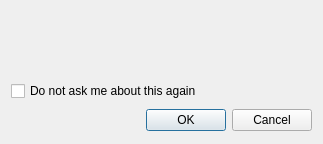
<ui version="4.0" >
 <class>GV_OneTimeDialog</class>
 <widget class="QDialog" name="GV_OneTimeDialog" >
  <property name="geometry" >
   <rect>
    <x>0</x>
    <y>0</y>
    <width>323</width>
    <height>144</height>
   </rect>
  </property>
  <property name="sizePolicy" >
   <sizepolicy vsizetype="MinimumExpanding" hsizetype="Preferred" >
    <horstretch>0</horstretch>
    <verstretch>0</verstretch>
   </sizepolicy>
  </property>
  <property name="windowTitle" >
   <string>Warning</string>
  </property>
  <property name="windowIcon" >
   <iconset>
    <normaloff>../../../../qcad2/qcadguiqt/src/dialogs/ui</normaloff>../../../../qcad2/qcadguiqt/src/dialogs/ui</iconset>
  </property>
  <layout class="QVBoxLayout" >
   <item>
    <widget class="QLabel" name="lblText" >
     <property name="sizePolicy" >
      <sizepolicy vsizetype="Preferred" hsizetype="Preferred" >
       <horstretch>0</horstretch>
       <verstretch>7</verstretch>
      </sizepolicy>
     </property>
     <property name="text" >
      <string/>
     </property>
     <property name="textFormat" >
      <enum>Qt::AutoText</enum>
     </property>
     <property name="scaledContents" >
      <bool>false</bool>
     </property>
     <property name="wordWrap" >
      <bool>false</bool>
     </property>
    </widget>
   </item>
   <item>
    <widget class="QCheckBox" name="cbDontShowAgain" >
     <property name="text" >
      <string>Do not ask me about this again</string>
     </property>
    </widget>
   </item>
   <item>
    <layout class="QHBoxLayout" >
     <item>
      <spacer>
       <property name="orientation" >
        <enum>Qt::Horizontal</enum>
       </property>
       <property name="sizeHint" stdset="0" >
        <size>
         <width>91</width>
         <height>26</height>
        </size>
       </property>
      </spacer>
     </item>
     <item>
      <widget class="QPushButton" name="bOK" >
       <property name="text" >
        <string>OK</string>
       </property>
      </widget>
     </item>
     <item>
      <widget class="QPushButton" name="bCancel" >
       <property name="text" >
        <string>Cancel</string>
       </property>
      </widget>
     </item>
    </layout>
   </item>
  </layout>
 </widget>
 <resources/>
 <connections>
  <connection>
   <sender>bOK</sender>
   <signal>clicked()</signal>
   <receiver>GV_OneTimeDialog</receiver>
   <slot>accept()</slot>
   <hints>
    <hint type="sourcelabel" >
     <x>227</x>
     <y>133</y>
    </hint>
    <hint type="destinationlabel" >
     <x>209</x>
     <y>76</y>
    </hint>
   </hints>
  </connection>
  <connection>
   <sender>bCancel</sender>
   <signal>clicked()</signal>
   <receiver>GV_OneTimeDialog</receiver>
   <slot>reject()</slot>
   <hints>
    <hint type="sourcelabel" >
     <x>298</x>
     <y>125</y>
    </hint>
    <hint type="destinationlabel" >
     <x>319</x>
     <y>87</y>
    </hint>
   </hints>
  </connection>
 </connections>
</ui>
